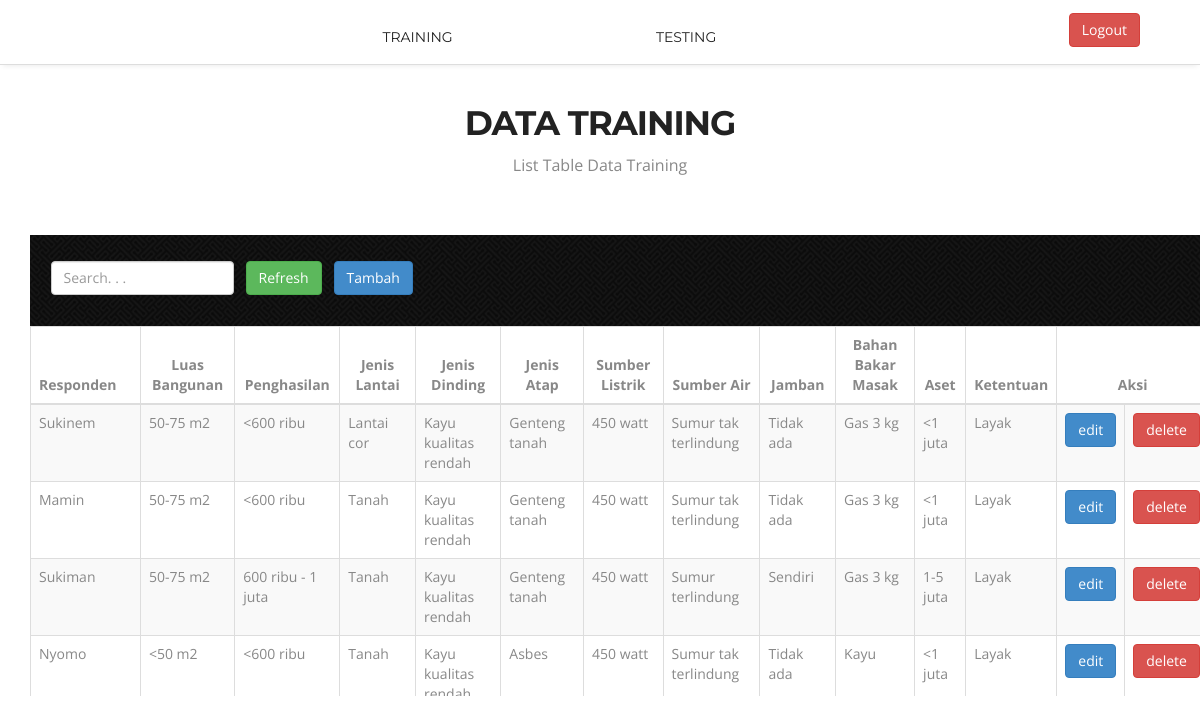
The app's page /master/training.php (signed in) with its own data.
### tables this page shows
CREATE TABLE IF NOT EXISTS `tb_parameter` (
  `id_parameter` int(11) NOT NULL AUTO_INCREMENT,
  `id_atribut` int(11) NOT NULL,
  `nilai` int(11) NOT NULL,
  `parameter` varchar(30) NOT NULL,
  PRIMARY KEY (`id_parameter`)
);

### master/training.php (the view, shortened to what this page needs)
<!doctype html>
<html>
<head>
	<link href="css/bootstrap.css" rel="stylesheet" type="text/css">
	<link href="css/style.css" rel="stylesheet" type="text/css">
	<link href="css/font-awesome.css" rel="stylesheet" type="text/css">
	<link href="css/responsive.css" rel="stylesheet" type="text/css">
	<link href="css/magnific-popup.css" rel="stylesheet" type="text/css">
	<link href="css/animate.css" rel="stylesheet" type="text/css">
<?php
$jml_atribut=0;
include "koneksi.php";
$count=1;
$sql = 'SELECT * FROM tb_atribut ORDER BY id_atribut' ;
$result = $db->query($sql);
$atribut=array();
$noatribut=array();
foreach ($result as $row) {
    $atribut[$row['id_atribut']]=$row['atribut'];
    $noatribut[$count]=$row['id_atribut'];
    $jml_atribut=$jml_atribut+1 ;
    $count=$count+1;
    }
$sql = 'SELECT * FROM tb_parameter ORDER BY id_atribut,id_parameter';
$result = $db->query($sql);
$parameter=array();
$id_atribut=0;
foreach ($result as $row) {
    if($id_atribut!=$row['id_atribut']){
        $parameter[$row['id_atribut']]=array();
        $id_atribut=$row['id_atribut'];
    }
    $parameter[$row['id_atribut']][$row['nilai']]=$row['parameter'];
}
$sql = 'SELECT * FROM tb_data a JOIN tb_responden b USING(id_responden) ORDER BY b.id_responden';
$result = $db->query($sql);
$data=array();
$responden=array();
$id_responden=0;
foreach ($result as $row) {
    if($id_responden!=$row['id_responden']){
        $responden[$row['id_responden']]=$row['responden'];
        $data[$row['id_responden']]=array();
        $id_responden=$row['id_responden'];
    }
    $data[$row['id_responden']][$row['id_atribut']]=$row['id_parameter'];
}
?>
</head>
<body>
	<nav class="main-nav-outer" id="test">
	<a style="float: right;margin-right: 5%;margin-top: 13px;" class="btn btn-danger" href="login.php">Logout</a>
		<div class="container">
			<ul class="main-nav">
				<li><a href="#">Training</a></li>
				<li class="small-logo"><a href="#header"><img style="width: 70px;" src="img/small-logo.png" alt=""></a></li>
				<li><a href="testing.php">Testing</a></li>
			</ul>
		</div>
	</nav>
<section class="main-section paddind" id="Portfolio">
		<div class="container" style="margin-top: -50px;">
			<h2>Data Training</h2>
			<h6>List Table Data Training</h6>
	<div class="c-logo-part" style=" width:1179px; background-image: url('img/pw_maze_black.png');">
		<div class="container">
        <form action="training.php" method="get"style="display: inline-block;">
        	<table>
        		<tr>
        			<td>
        	<input  class="form-control" type="text" placeholder="Search. . ." name="cari">
        	</td><td><button  style="margin-left: 10px;"class="btn btn-success">Refresh</button>
        	</td><td><a  style="margin-left: 10px;"class="btn btn-primary" href="tambah.php">Tambah</a>
        	</td>
        	</table>
        </form>
    </div>
    </div>
    <?php
if(isset($_GET['cari'])){
	$cari = $_GET['cari'];
}else{
	$cari = "";
}
?>
    <div class="table-responsive" style="width: 1179px;">
	<div style="height: 370px;overflow-y: scroll;">
	<table id="bootstrap-data-table" class="table table-striped table-bordered">
                <thead>
                  <tr>
                    <th>Responden</th>
                    <?php
                        for($i=2;$i<=$jml_atribut;$i++){
                            echo "<th style='text-align:center'>{$atribut[$noatribut[$i]]}</th>";
                        }
                        ?>
                        <th style="text-align:center"><?php echo $atribut[$noatribut[1]];?></th>
                        <th colspan="2" align="center" style="text-align:center">Aksi</th>
                  </tr>
                </thead>
                   <tbody>
                        <?php
                        foreach($data as $id_responden=>$dt_atribut){
                        if(isset($cari)){
						if($cari=="")
						{
							echo "<tr><td>{$responden[$id_responden]}</td>";
                            for($i=2;$i<=$jml_atribut;$i++){
                                echo "<td>{$parameter[$noatribut[$i]][$dt_atribut[$noatribut[$i]]]}</td>";
                            }
                            echo "<td>{$parameter[1][$dt_atribut[1]]}</td>";
                        ?>  <td><a class="btn btn-primary" href="edit.php?id=<?php echo $id_responden; ?>">edit</a></td>
                            <td><a class="btn btn-danger" href="training/hapus.php?id=<?php echo $id_responden; ?>">delete</a></td></tr><?php
                            }
                            }
						}
                        ?>
                </tbody>
              </table>
 </div>
</div>
 </div>
	</section>
</body>
</html>

### master/css/style.css (style rules this page uses)
a, a:hover, a:active { outline:0px !important }
body { background:#fff; font-family: 'Open Sans', sans-serif; font-size:14px; font-weight:normal; color:#888888; margin:0; }
h2 { font-size:34px; color:#222222; font-family: 'Montserrat', sans-serif; font-weight:700; letter-spacing: -1px; margin:0 0 15px 0; text-align:center; text-transform:uppercase; }
h6 { font-size:16px; color:#888888; font-family: 'Open Sans', sans-serif; font-weight:400; text-align:center; margin:0 0 60px 0; }
.main-nav-outer { padding:0px; border-bottom:1px solid #dddddd; box-shadow:0 4px 5px -3px #ececec; position:relative; background:#fff; }
.main-nav { text-align:center; margin:10px 0 0px; padding:0; list-style:none; }
.main-nav li { display:inline; margin:0 1px; }
.main-nav li a { display:inline-block; color:#222222; text-transform:uppercase; font-family: 'Montserrat', sans-serif; text-decoration: none; line-height:20px; margin:17px 32px; transition:all 0.3s ease-in-out; -moz-transition:all 0.3s ease-in-out; -webkit-transition:all 0.3s ease-in-out; }
.small-logo { padding:0 32px; }
.main-section { padding:90px 0 110px; }
.main-section.paddind { padding-bottom:60px; }
.c-logo-part { background:#7cc576; padding:25px 0; filter: alpha(opacity=60); }

### master/css/responsive.css (style rules this page uses)
@media only screen and (min-width: 992px) { .main-nav { display:block !important; } }

### records on screen
tb_parameter: id_responden "Sukinem", id_atribut "50-75 m2", nilai "<600 ribu", id_atribut "Lantai cor", nilai "Kayu kualitas rendah", id_atribut "Genteng tanah", id_atribut "450 watt", nilai "Sumur tak terlindung", nilai "Tidak ada", id_parameter "Gas 3 kg", nilai "<1 juta", id_parameter "Layak", id_responden "Mamin", nilai "Tanah", id_responden "Sukiman", id_atribut "600 ribu - 1 juta", id_atribut "Sumur terlindung", id_parameter "Sendiri", id_atribut "1-5 juta", id_responden "Nyomo", nilai "<50 m2", nilai "Kayu kualitas…", nilai "Asbes", id_atribut "Kayu"

### other values on screen
$atribut[$noatribut[$i]] "Luas Bangunan"
$atribut[$noatribut[$i]] "Penghasilan"
$atribut[$noatribut[$i]] "Jenis Lantai"
$atribut[$noatribut[$i]] "Jenis Dinding"
$atribut[$noatribut[$i]] "Jenis Atap"
$atribut[$noatribut[$i]] "Sumber Listrik"
$atribut[$noatribut[$i]] "Sumber Air"
$atribut[$noatribut[$i]] "Jamban"
$atribut[$noatribut[$i]] "Bahan Bakar Masak"
$atribut[$noatribut[$i]] "Aset"
$atribut[$noatribut[1]] "Ketentuan"
